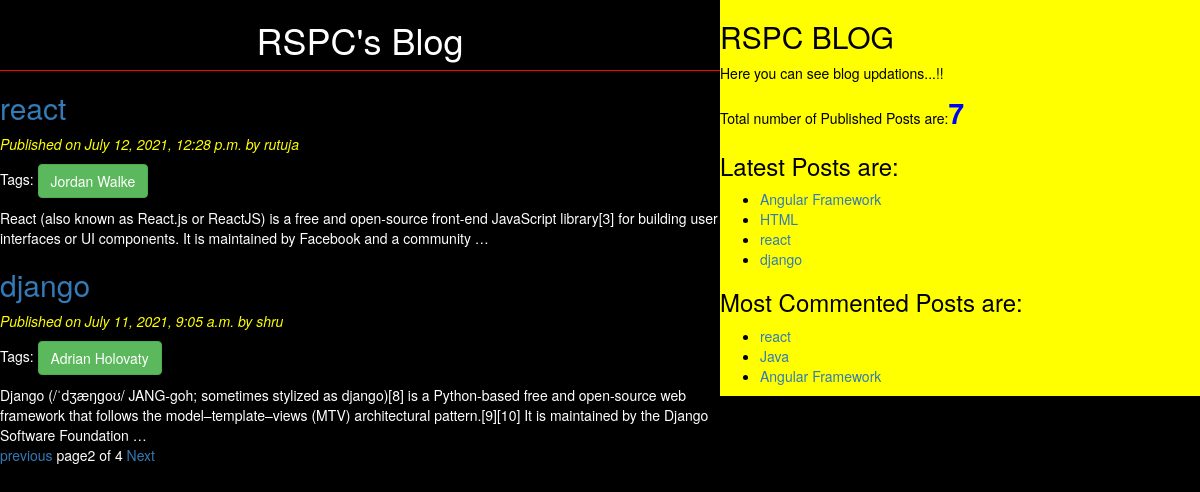
Page /postlist?page=2 on the committed database.
### blog/models.py (models this page shows, shortened)
class Post(models.Model):
    Status_Choice=(('draft','Draft'),('published','Published'))
    title=models.CharField(max_length=50)
    slug=models.SlugField(max_length=50,unique_for_date="publish")
    author=models.ForeignKey(User,related_name='blog_posts',on_delete=models.CASCADE)
    body=models.TextField()
    publish=models.DateTimeField(default=timezone.now)
    created=models.DateTimeField(auto_now_add=True)
    updated=models.DateTimeField(auto_now=True)
    status=models.CharField(max_length=10,choices=Status_Choice,default='draft')
    tags=TaggableManager()
    class Meta:
        ordering=('-publish',)
    def get_absolute_url(self):
        return reverse('post_detail',args=[self.publish.year,self.publish.strftime('%m'),self.publish.strftime('%d'),self.slug])

### blog/views.py (the view)
# urls.py: url(r'^postlist', views.PostList_view),
def PostList_view(request,tag_slug=None):
    post_list=Post.objects.filter(status__exact='published')
    tag=None
    if tag_slug:
        tag=get_object_or_404(Tag,slug=tag_slug)
        post_list=post_list.filter(tags__in=[tag])
    paginator=Paginator(post_list,2)
    page_number=request.GET.get('page')#page is a predefined word
    try:
        post_list=paginator.page(page_number)
    except PageNotAnInteger:
        post_list=paginator.page(1)
    except EmptyPage:
        post_list=paginator.page(paginator.num_pages)
    return render(request,'blog/postlist.html',{'post_list':post_list,'tag':tag})

### blog/templatetags/blog_tags.py (called while the page is built)
@register.simple_tag(name='my_tags')
def total_posts(): #is a name of custom template tag
    post_list=Post.objects.filter(status__exact='published')
    return post_list.count()

@register.inclusion_tag('blog/latest_post.html')
def show_latest_post(count=3):
    post=Post.objects.filter(status__exact='published')
    latest_post=post.order_by('-publish')[:count]
    return{'latest_post':latest_post}

@register.simple_tag
def get_MostCommentedPost(cnt=3):
    return Post.objects.annotate(total_comments=Count('comments')).order_by('-total_comments') [:cnt]

### templates/blog/postlist.html (shortened to what this page needs)
{%extends 'blog/base.html'%}
{%block content%}
<h1>RSPC's Blog</h1>
{%for post in post_list%}
<a href="{{post.get_absolute_url}}"><h2>{{post.title}}</h2> </a>
<p id='date'>Published on {{post.publish}} by {{post.author}}</p>
<p>
  Tags:{%for tag in post.tags.all %}
  <a href="{%url 'post_list_by_tag_name' tag.slug%}" class= "btn btn-success ">{{tag.name}}</a>
{%endfor%}
</p>
{{post.body | truncatewords:30}}
{%endfor%}
{%include 'blog/pagination.html' with page=post_list%}
{%endblock%}

### templates/blog/base.html (shortened to what this page needs)
<!DOCTYPE html>
{%load static%}
{%load blog_tags%}
<html lang="en" dir="ltr">
  <head>
  <link rel="stylesheet" href="https://maxcdn.bootstrapcdn.com/bootstrap/3.3.7/css/bootstrap.min.css">
  <link rel="stylesheet" href="{%static "CSS/blog.css"%}">
  </head>
  <body>
    <div class="content">
      {%block content%}
      {%endblock%}
    </div>
    <div class="sidebar">
      <h2>RSPC BLOG</h2>
      <p>
        Here you can see blog updations...!!
      </p>
      <p> Total number of Published Posts are:<span id='pcount'>{%my_tags%}</span></p>
      <h3>Latest Posts are:</h3>{%show_latest_post 4%}
      <h3>Most Commented Posts are:</h3>{%get_MostCommentedPost as MostCommentedPost%}
      <ul>
      {%for post in MostCommentedPost%}
      <li><a href="{{post.get_absolute_url}}">{{post.title}}</a></li>
      {%endfor%}
     </ul>
    </div>
  </body>
</html>

### templates/blog/latest_post.html (shortened to what this page needs)
<!DOCTYPE html>
<html lang="en" dir="ltr">
  <head>
  </head>
  <body>
    <ul>
      {%for post in latest_post%}
      <li><a href="{{post.get_absolute_url}}">{{post.title}}</a></li>
      {%endfor%}
    </ul>
  </body>
</html>

### static/CSS/blog.css (style rules this page uses)
.content { background: black; width: 60%; float: left; }
.sidebar { background: yellow; width: 40%; float: right; color: black; }
h1 { text-align: center; border-bottom: 1px solid red; padding-bottom: 10px; }
body { color: white; background: black; }
#date { color: yellow; font-size: 14px; font-style: italic; }
#pcount { font-size: 28px; color: blue; font-weight: bold; }

### rows in the picture
Post: title "react", publish "July 12, 2021, 12:28 p.m.", author "rutuja", body "React (also known as React.js or ReactJS) is a free and open-source front-end JavaScript library[3] for building user interfaces or UI components. It is maintained by Facebook and a community …"
Tag: name "Jordan Walke"
Post: title "django", publish "July 11, 2021, 9:05 a.m.", author "shru", body "Django (/ˈdʒæŋɡoʊ/ JANG-goh; sometimes stylized as django)[8] is a Python-based free and open-source web framework that follows the model–template–views (MTV) architectural pattern.[9][10] It is maintained by the Django Software Foundation …"
Tag: name "Adrian Holovaty"
Post: title "Angular Framework"
Post: title "HTML"
Post: title "Java"

### other values in the picture
{{ page.number }} "2"
{{ page.paginator.num_pages }} "4"
